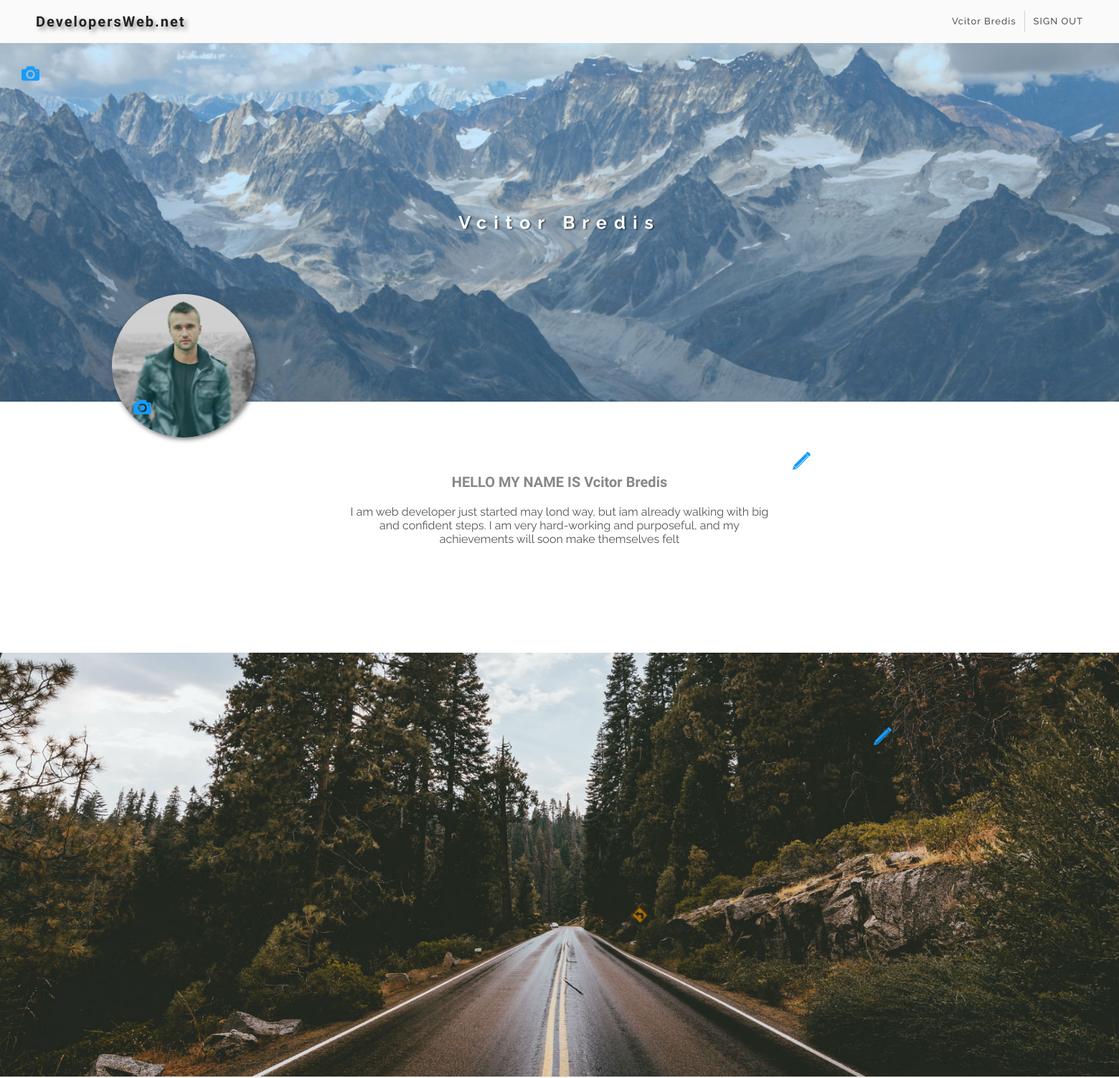
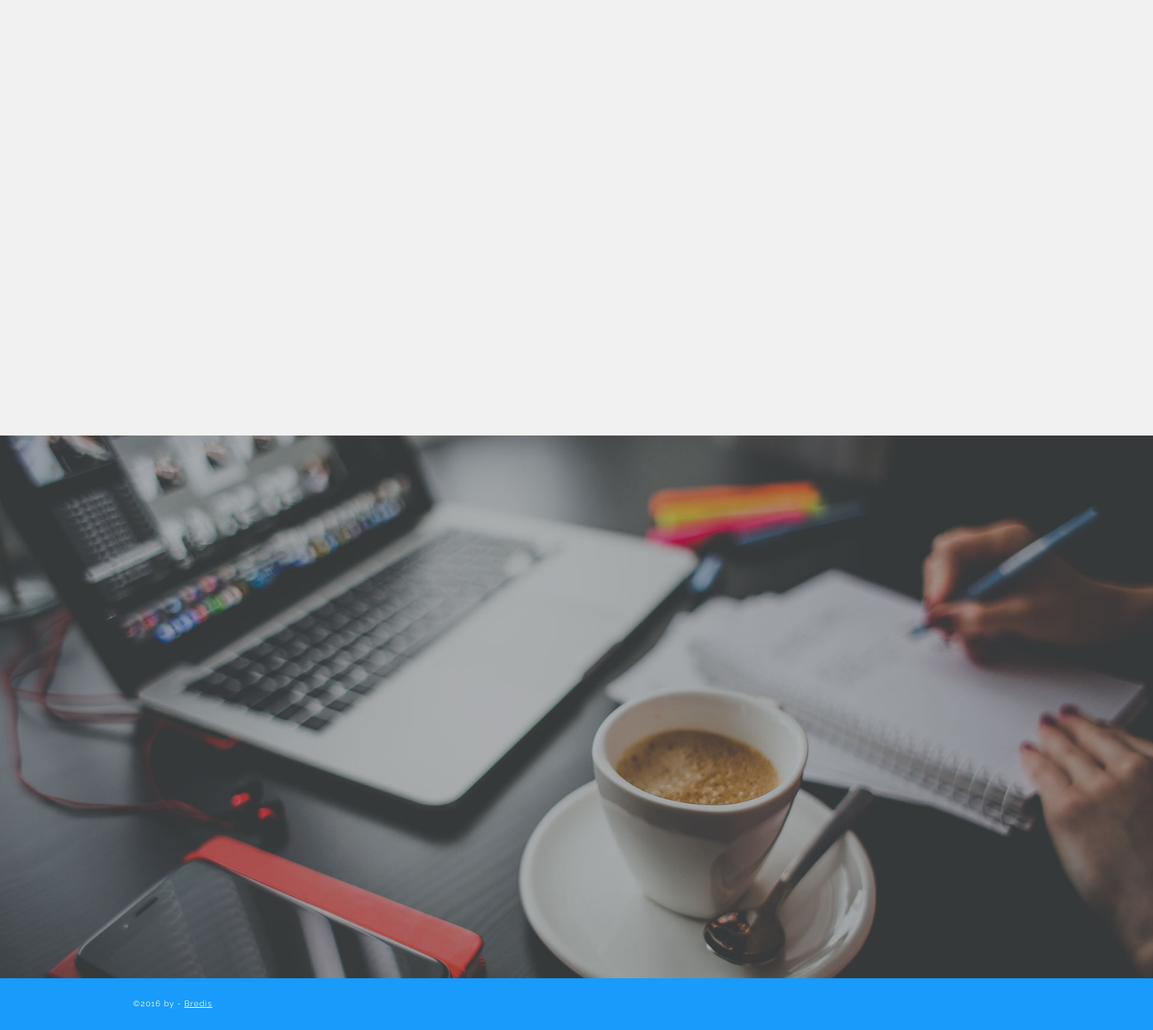
Screenshot of /vcitorbredis/ (signed in) with the database file from the repository (2 pictures, top to bottom).
### tables this page shows
CREATE TABLE IF NOT EXISTS `users` (
  `id` int(10) unsigned NOT NULL AUTO_INCREMENT,
  `name` varchar(50) NOT NULL,
  `secondname` varchar(50) NOT NULL,
  `email` varchar(50) NOT NULL,
  `password` varchar(100) NOT NULL,
  `prog1` varchar(100) NOT NULL,
  `prog2` varchar(100) NOT NULL,
  `prog3` varchar(100) NOT NULL,
  `prog4` varchar(100) NOT NULL,
  `html` int(11) NOT NULL DEFAULT '0',
  `js` int(11) DEFAULT '0',
  `php` int(10) NOT NULL DEFAULT '0',
  `angular` int(10) NOT NULL DEFAULT '0',
  `abouttext` mediumtext NOT NULL,
  `avatardest` varchar(100) NOT NULL,
  `avatarstatus` int(11) NOT NULL DEFAULT '0',
  `backgrounddest` varchar(100) NOT NULL,
  `backgroundstatus` int(11) NOT NULL DEFAULT '0',
  `prog1status` int(11) NOT NULL DEFAULT '0',
  `prog1imgdest` varchar(100) NOT NULL,
  `prog2status` int(11) NOT NULL DEFAULT '0',
  `prog2imgdest` varchar(100) NOT NULL,
  `prog3status` int(11) NOT NULL DEFAULT '0',
  `prog3imgdest` varchar(100) NOT NULL,
  `prog4status` int(11) NOT NULL DEFAULT '0',
  `prog4imgdest` varchar(100) NOT NULL,
  `phone` varchar(16) NOT NULL,
  `city` varchar(15) NOT NULL,
  `changedpass` int(1) NOT NULL,
  `progectname1` varchar(100) NOT NULL DEFAULT 'PROJECT',
  `progectname2` varchar(100) NOT NULL DEFAULT 'PROJECT',
  `progectname3` varchar(100) NOT NULL DEFAULT 'PROJECT',
  `progectname4` varchar(100) NOT NULL DEFAULT 'PROJECT',
  PRIMARY KEY (`id`)
);

### class.php (called while the page is built, shortened)
<?php
    class User {
        function __construct( $id = 0 ){
            global $dbcon;
            $this->id = $id;
            $sql = "SELECT * From users WHERE id='$this->id';";
            $result = mysqli_query( $dbcon, $sql );
            if($row = mysqli_fetch_assoc( $result ))
            {
                $this->ppassword = $row["password"];
                $this->mytext = $row["abouttext"];
                $this->image = $row["avatardest"];
                $this->backgrounddest = $row["backgrounddest"];
            }
        }
    }
?>

### vcitorbredis/index.php (the view, shortened to what this page needs)
    <?php
        $myname="Vcitor";
        $mysecondname="Bredis";
        $email="thevictor85@gmail.com";
        $id = "1";
?>
<?php
    include_once "../dbcon.php";
    include_once "../class.php";
    $user = new User ($id);
    $mypassword = $user->ppassword;
    $cookies = 0;
    if(isset($_COOKIE["email"]) && isset($_COOKIE["password"])){
        $coockieemail = $_COOKIE["email"];
        $cookiepassword = $_COOKIE["password"];
        $cookiename = $_COOKIE["name"];
        $cookiesecondname = $_COOKIE["secondname"];
        $foldername = $_COOKIE["folder"];
        $cookies = 1;
        if($email == $coockieemail && $mypassword == $cookiepassword){
            $loged = 1;
        }
        else{
            $loged = 0;
            $myfolder = "../".$foldername;
        }
    }
if($cookies){
    $logedvisitor = 1;
}
else{
    $logedvisitor = 0;
    $loged = 0;
}
    if($user->personalimagestatus)
        $imagedest = $user->image;
    else
        $imagedest = "../image/userimage.png";
    if($user->backgroundstatus)
        $backdest = $user->backgrounddest;
    else
        $backdest = "../image/mainbackground.jpg";
?>
<!doctype html>
<html>
<head>
  <link rel="stylesheet" type="text/css" href="../style.css">
  <link rel="stylesheet" type="text/css" href="../personal.css">
</head>
<body>
   <nav>
        <h2>
           <a href="../"></a>
           DevelopersWeb.net
        </h2>
        <?php
            if($loged || $logedvisitor){
            ?>
                <ul id="loginul">
                   <li id="profil"><a><?php echo $cookiename." ".$cookiesecondname; ?></a></li>
                   <li id="logoutbutton">
                        <form action="../out.php" methoth="post">
                            <button>SIGN OUT</button>
                        </form>
                   </li>
                </ul>
    <?php    }
    ?>
   </nav>
    <header id="headperson" style="background:url(
           <?php echo "$backdest" ?>); background-position:center; background-size:cover; background-repeat:no-repeat; ">
        <?php if($loged){ echo '<div class="changeb"></div><div id="changebdesc">Refresh background image</div>'; } ?>
        <h1><?php
            echo $myname." ".$mysecondname;
            ?>
       </h1>
        <div style="background:url(
           <?php echo "$imagedest" ?>); background-position:center; background-size:cover; " id="personalimage">
           <?php if($loged){ echo '<div class="changep"></div><div id="changepdesc">Refresh personal image</div>'; } ?>
        </div>
    </header>
    <section id="aboutmesec">
        <div id="aboutme">
            <?php if($loged){ echo '<div class="changet"></div><div id="changetdesc">Refresh your personal text</div>'; } ?>
            <h2>HELLO MY NAME IS <?php echo $myname." ".$mysecondname?></h2>
            <p><?php
                echo "$user->mytext";
                ?>
            </p>
        </div>
    </section>
    <section id="skills">
    </section>
    <section id="progects">
    </section>
    <section id="contacts">
    </section>
    <footer>
        <div id="footercont">
                    <span>&copy;2016 by - <a href="http://bredis.org">Bredis</a></span>
                </div>
    </footer>
</body>
</html>

### style.css (style rules this page uses)
* { font-family: 'Raleway', sans-serif; margin: 0; padding: 0; }
html,body { margin:0; padding:0; width: 100%; height:100%; }
body { overflow-x: hidden; }
nav { position: relative; width: 100%; height: 60px; background: #fafafa; z-index: 4; }
header { height: 500px; width: 100%; background: url("image/mainbackground.jpg"); background-size: cover; background-position: top; background-repeat: no-repeat; position: relative; }
header>h1 { height: 50px; font-family: 'Raleway', sans-serif; letter-spacing: 10px; color:#fff; text-align: center; line-height: 50px; font-size:25px; text-shadow: 2px 1px 2px rgba(0,0,0,0.5); position: absolute; left: 0; right: 0; top:0; bottom:0; margin: auto; margin-left: -500px; opacity: 0; }
nav>h2 { display: block; width: 300px; float: left; line-height: 60px; margin-left: 50px; color:#222; font-family: 'Metamorphous', cursive; letter-spacing: 2px; font-size: 20px; text-shadow: 4px 4px 6px rgba(150, 150, 150, 1); position: relative; }
nav>h2>a { width: 100%; height: 100%; z-index: 2; display: block; cursor: pointer; position: absolute; }
#loginul { height: 100%; width: auto; float: right; margin-right: 50px; }
nav>#loginul>li { color:#555; height: 100%; display: inline-block; line-height: 60px; font-weight: 500; font-size:13px; letter-spacing: 1px; cursor:pointer; transition:0.3s; position: relative; }
nav>#loginul>li:last-child { margin-left: 20px; }
nav>#loginul>li>a { color:#555; height: 100%; display: inline-block; line-height: 60px; font-weight: 500; font-size:13px; letter-spacing: 1px; cursor:pointer; transition:0.3s; text-decoration: none; }
label,button { color:#fff; }
footer { background: #189BFA;; width:100%; height: 70px; font-family: "Raleway", sans-serif; position: relative; }
#footercont { width:1200px; height: 50px; font-size: 11px; line-height: 50px; color:#fff; position: absolute; top:0; bottom:0; margin: auto; letter-spacing: 1px; left: 0; right:0; margin: auto; }
#footercont a { color:#fff; }
section { background: #fafafa; }
#logoutbutton>form { width: 100%; height: 100%; }
#logoutbutton>form>button { width: 100%; height: 100%; color:#555; height: 100%; display: inline-block; line-height: 60px; font-weight: 500; font-size:13px; letter-spacing: 1px; cursor:pointer; transition:0.3s; text-decoration: none; background: #fafafa; border: none;w }
#contacts { padding: 100px 0; height: auto; width:100%; background: #fafafa; position: relative; }
#contacts { background: url(image/contactimage.jpg); background-size: cover; background-repeat: no-repeat; background-position: center; }
#skills { height: 391px !important; }
#progects { height: 391px !important; }
#contacts { height: 534px !important; }

### personal.css (style rules this page uses)
#skills,#progects { width:100%; height: auto; padding: 100px 0; background: #fff; }
#aboutmesec { width:100%; height: auto; padding: 100px 0; background: #fff; min-height: 150px; }
#skills { background: url(image/slikksimage.jpg); background-position: center; background-size: cover; background-repeat: no-repeat; }
#progects { background: #f1f1f1; }
#personalimage { width: 200px; height: 200px; position: absolute; left: 10%; border-radius: 50%; background-size: cover; background-position: center; bottom: -50px; -webkit-box-shadow: 7px 7px 5px 0px rgba(50, 50, 50, 0.75); -moz-box-shadow: 7px 7px 5px 0px rgba(50, 50, 50, 0.75); box-shadow: 2px 2px 7px 0px rgba(50, 50, 50, 0.75); transition: 1s; }
#headperson>h1 { position: absolute; height: 50px; line-height: 50px; left:0; right:0; bottom:0; top:0; margin: auto; top:-200px; opacity: 0; }
#aboutme>h2 { text-align: center; font-size: 20px; margin-bottom: 20px; font-family: 'Baloo Thambi', cursive; color:#888; }
#aboutme { width: 600px; height: auto; margin: 0 auto; position: relative; opacity: 0; }
#aboutme>p { text-align: center; color: #555; }
.changeb { background: url(image/imagechange.svg); background-position: center; background-size: cover; width:25px; height: 25px; position: absolute; left:30px; top:30px; transition:0.3s; cursor:pointer; }
.changep { background: url(image/imagechange.svg); background-position: center; background-size: cover; width:25px; height: 25px; position: absolute; left:30px; bottom:30px; transition:0.3s; cursor:pointer; }
.changet { background: url(image/textchange.svg); background-position: center; background-size: cover; width:25px; height: 25px; position: absolute; right:-50px; top:-30px; transition:0.3s; cursor:pointer; }

### rows the page displays
users: backgrounddest (picture), avatardest (picture), abouttext "I am web developer just started may lond way, but iam already walking with big and confident steps. I am very hard-working and purposeful, and my achievements will soon make themselves felt"

### other values shown
$cookiename "Vcitor"
$cookiesecondname "Bredis"
$myname "Vcitor"
$mysecondname "Bredis"
